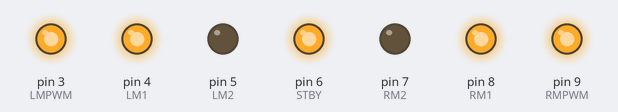
A sketch run on a simulated Arduino Uno, built with avr-gcc and run on an emulated ATmega328P. Parts: output pins drawn as LEDs (lit = HIGH).

Above: at 0.1 s.
Timing chart, 0 to 1.6 s (numbered marks = the images above):
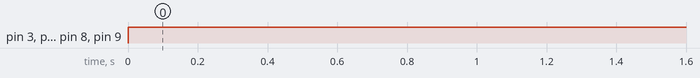

Measured:
- by itself, pin 3 (LMPWM), pin 4 (LM1), pin 6 (STBY), pin 8 (RM1), pin 9 (RMPWM): LOW → HIGH at 0.00 s

The sketch:

newnwnwnwnwnw__2019_01_13_16_15_23_UTC_.ino
```cpp
#define LM1 4
#define LM2 5
#define LMPWM 3
#define RM1 8
#define RM2 7
#define RMPWM 9
#define STBY 6
void setup() {
  // put your setup code here, to run once:
for (int i=3;i<=9;i++)
pinMode(i,OUTPUT);
Serial.begin(9600);
}

void loop() {
digitalWrite(STBY,HIGH);
  // put your main code here, to run repeatedly:
digitalWrite(LM1,HIGH);
digitalWrite(LM2,LOW);
digitalWrite(RM1,HIGH);
digitalWrite(RM2,LOW);
analogWrite(LMPWM,255);
analogWrite(RMPWM,255);


}
```
